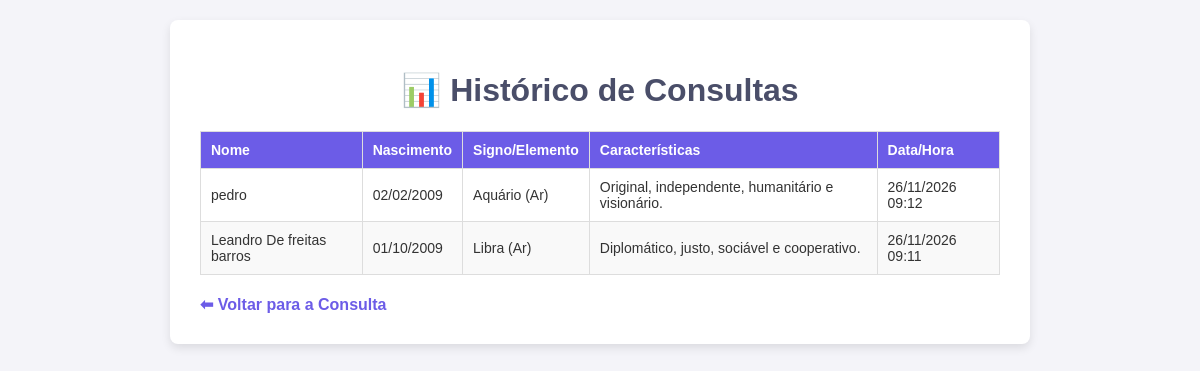
The page /historico on the database its author committed.
### tables this page shows
CREATE TABLE historico (
            id INTEGER PRIMARY KEY AUTOINCREMENT,
            nome TEXT NOT NULL,
            data_nascimento TEXT NOT NULL,
            signo TEXT NOT NULL,
            elemento TEXT NOT NULL,
            data_consulta TEXT NOT NULL
        );

### app.py (the view)
@app.route("/historico")
def historico():
  conn = sqlite3.connect(DB_NAME)
  cursor = conn.cursor()
  cursor.execute(
      "SELECT nome, data_nascimento, signo, elemento, data_consulta FROM historico"
      " ORDER BY id DESC"
  )
  registros = cursor.fetchall()
  conn.close()
  return render_template("historico.html", registros=registros)

### templates/historico.html (shortened to what this page needs)
<!DOCTYPE html>
<html lang="pt-BR">
<head>
</head>
<body>
    <div class="container">
        <h1>📊 Histórico de Consultas</h1>
        <table>
            <thead>
                <tr>
                    <th>Nome</th>
                    <th>Nascimento</th>
                    <th>Signo/Elemento</th>
                    <th>Características</th>
                    <th>Data/Hora</th>
                </tr>
            </thead>
            <tbody>
                {% for reg in registros %}
                <tr>
                    <td>{{ reg[0] }}</td>
                    <td>{{ reg[1] }}</td>
                    <td>{{ reg[2] }}</td>
                    <td>{{ reg[3] }}</td>
                    <td>{{ reg[4] }}</td>
                </tr>
                {% else %}
                <tr>
                    <td colspan="5" style="text-align: center;">Nenhuma consulta registrada ainda.</td>
                </tr>
                {% endfor %}
            </tbody>
        </table>
        <a href="/" class="nav-link">⬅ Voltar para a Consulta</a>
    </div>
</body>
</html>

### templates/historico.html (style rules this page uses)
body { font-family: Arial, sans-serif; background-color: #f4f4f9; color: #333; margin: 0; padding: 20px; }
.container { max-width: 800px; margin: auto; background: #fff; padding: 30px; border-radius: 8px; box-shadow: 0 4px 10px rgba(0,0,0,0.1); }
h1 { text-align: center; color: #4a4e69; }
table { width: 100%; border-collapse: collapse; margin-top: 20px; }
th, td { border: 1px solid #ddd; padding: 10px; text-align: left; font-size: 14px; }
th { background-color: #6c5ce7; color: white; }
tr:nth-child(even) { background-color: #f9f9f9; }
.nav-link { display: inline-block; margin-top: 20px; color: #6c5ce7; text-decoration: none; font-weight: bold; }

### rows shown on the page
historico: nome "pedro", data_nascimento "02/02/2009", signo "Aquário (Ar)", elemento "Original, independente, humanitário e visionário.", data_consulta "26/11/2026 09:12"
historico: nome "Leandro De freitas barros", data_nascimento "01/10/2009", signo "Libra (Ar)", elemento "Diplomático, justo, sociável e cooperativo.", data_consulta "26/11/2026 09:11"
